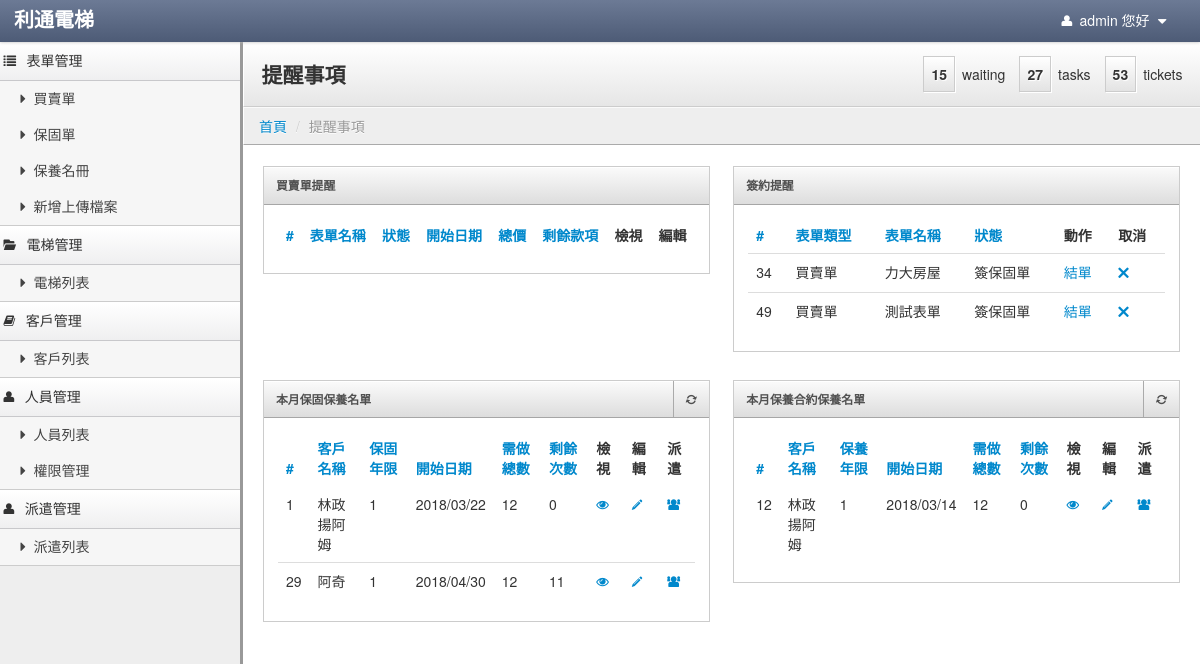
The page /mainpage/index (signed in) on the database as committed earlier.
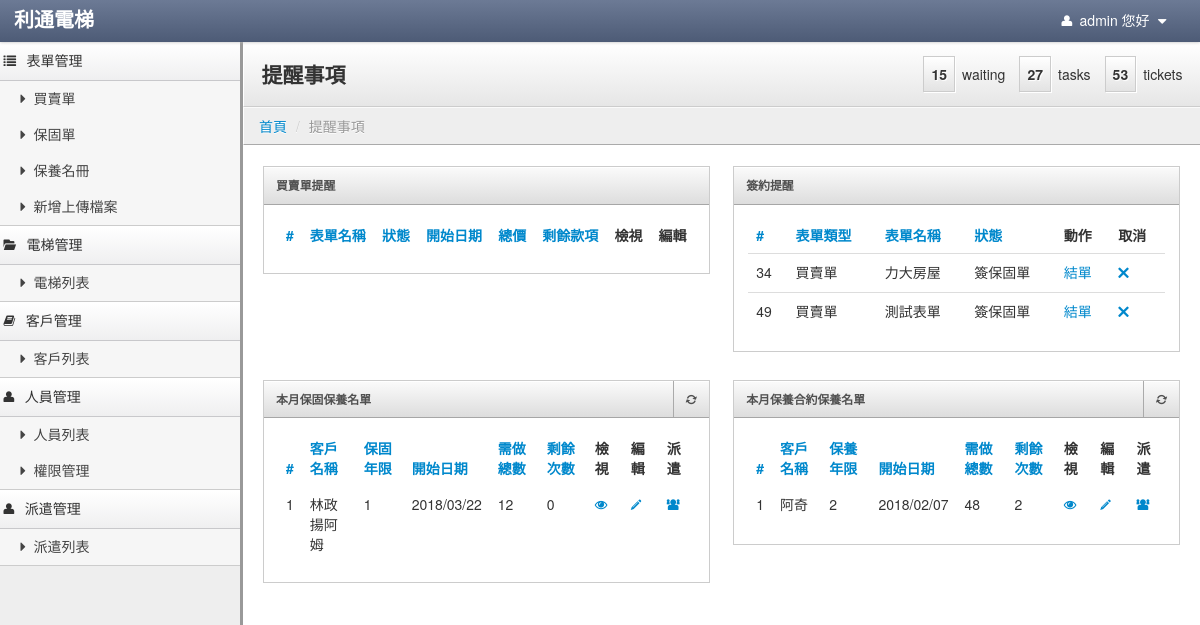
The same page on the database as committed later.
### tables this page shows
CREATE TABLE `usermenu` (
  `menuid` int(5) NOT NULL AUTO_INCREMENT COMMENT '菜單ID',
  `parentid` int(5) NOT NULL DEFAULT '0' COMMENT '上層菜單',
  `title` varchar(30) NOT NULL COMMENT '標題',
  `controller` varchar(40) NOT NULL COMMENT '控制器',
  `actioner` varchar(40) NOT NULL COMMENT '動作',
  `icon` varchar(100) DEFAULT NULL,
  `ismenu` tinyint(1) NOT NULL DEFAULT '0' COMMENT '是否顯示',
  `sort` tinyint(4) NOT NULL DEFAULT '0' COMMENT '排序',
  `isdisabled` tinyint(1) NOT NULL DEFAULT '0' COMMENT '是否刪除',
  PRIMARY KEY (`menuid`)
);

CREATE TABLE `transaction_form` (
  `id` int(20) NOT NULL AUTO_INCREMENT,
  `name` varchar(255) DEFAULT NULL,
  `total_price` int(20) DEFAULT NULL,
  `start_date` date DEFAULT NULL,
  `is_return` int(1) DEFAULT NULL,
  `is_signing` int(1) DEFAULT NULL,
  `receipt_status` int(1) DEFAULT NULL,
  `item_name1` varchar(255) DEFAULT '',
  `item_name2` varchar(255) DEFAULT '',
  `item_name3` varchar(255) DEFAULT '',
  `item_name4` varchar(255) DEFAULT '',
  `item_name5` varchar(255) DEFAULT NULL,
  `item_name6` varchar(255) DEFAULT '',
  `item1` int(1) DEFAULT NULL,
  `item2` int(1) DEFAULT NULL,
  `item3` int(1) DEFAULT NULL,
  `item4` int(1) DEFAULT NULL,
  `item5` int(1) DEFAULT NULL,
  `item6` int(1) DEFAULT NULL,
  `item_status1` int(1) DEFAULT NULL,
  `item_status2` int(1) DEFAULT NULL,
  `item_status3` int(1) DEFAULT NULL,
  `item_status4` int(1) DEFAULT NULL,
  `item_status5` int(1) DEFAULT NULL,
  `item_status6` int(1) DEFAULT NULL,
  `customer_id` int(255) DEFAULT NULL,
  `elevator_num` int(20) DEFAULT NULL,
  `remark` varchar(255) DEFAULT NULL,
  `is_duty` int(1) DEFAULT '0',
  `is_receipt` int(1) DEFAULT '0',
  PRIMARY KEY (`id`)
);

CREATE TABLE `warranty` (
  `id` int(255) NOT NULL AUTO_INCREMENT,
  `customer` varchar(255) DEFAULT NULL,
  `mechanical_warranty` int(255) DEFAULT NULL,
  `free_maintenance` int(255) DEFAULT NULL,
  `effective_date` varchar(255) DEFAULT NULL,
  `warranty_times` int(10) DEFAULT '0',
  `contacter_1` varchar(255) DEFAULT NULL,
  `contacter_2` varchar(255) DEFAULT NULL,
  `contacter_3` varchar(255) DEFAULT NULL,
  `address` varchar(255) DEFAULT NULL,
  `tel_1` varchar(255) DEFAULT NULL,
  `tel_2` varchar(255) DEFAULT NULL,
  `tel_3` varchar(255) DEFAULT NULL,
  `fax_1` varchar(255) DEFAULT NULL,
  `fax_2` varchar(255) DEFAULT NULL,
  `fax_3` varchar(255) DEFAULT NULL,
  `num` varchar(255) DEFAULT NULL,
  `transaction_id` int(255) DEFAULT NULL,
  `is_signing` int(1) DEFAULT '0',
  `is_remind` int(1) DEFAULT '0',
  `touch_time` varchar(255) DEFAULT NULL,
  PRIMARY KEY (`id`)
);

CREATE TABLE `service` (
  `id` int(11) NOT NULL AUTO_INCREMENT,
  `signing_day` varchar(255) DEFAULT NULL,
  `service_month` varchar(255) DEFAULT NULL,
  `mechanical_warranty` int(255) DEFAULT NULL,
  `license` int(255) DEFAULT NULL,
  `license_day` varchar(255) DEFAULT NULL,
  `Total_price` int(255) DEFAULT NULL,
  `payment_date1` varchar(255) DEFAULT NULL,
  `payment_date2` varchar(255) DEFAULT NULL,
  `payment_date3` varchar(255) DEFAULT NULL,
  `payment_date4` varchar(255) DEFAULT NULL,
  `payment_date5` varchar(255) DEFAULT NULL,
  `payment_date6` varchar(255) DEFAULT NULL,
  `payment_amount1` varchar(255) DEFAULT NULL,
  `payment_amount2` varchar(255) DEFAULT NULL,
  `payment_amount3` varchar(255) DEFAULT NULL,
  `payment_amount4` varchar(255) DEFAULT NULL,
  `payment_amount5` varchar(255) DEFAULT NULL,
  `payment_amount6` varchar(255) DEFAULT NULL,
  `item_status1` varchar(255) DEFAULT NULL,
  `item_status2` varchar(255) DEFAULT NULL,
  `item_status3` varchar(255) DEFAULT NULL,
  `item_status4` varchar(255) DEFAULT NULL,
  `item_status5` varchar(255) DEFAULT NULL,
  `item_status6` varchar(255) DEFAULT NULL,
  `remark` varchar(255) DEFAULT NULL,
  `warranty_id` int(255) DEFAULT NULL,
  `is_signing` int(1) DEFAULT '0',
  `is_remind` int(1) DEFAULT '0',
  `service_times` int(10) DEFAULT '0',
  `do_times` int(10) DEFAULT '1',
  `touch_time` varchar(255) DEFAULT NULL,
  PRIMARY KEY (`id`)
);

### application/views/dashboard_admin_group.php (the view, shortened to what the changed rows need)
<div class="row-fluid">
    <div class="block span6">
        <div id="tablewidget" class="block-body collapse in">
            <table class="table sortable">
                <thead>
                <tr>
                    <th><a href="#">#</a></th>
                    <th><a href="#">表單名稱</a></th>
                    <th><a href="#">狀態</a></th>
                    <th><a href="#">開始日期</a></th>
                    <th><a href="#">總價</a></th>
                    <th><a href="#">剩餘款項</a></th>
                    <th class="sorttable_nosort">檢視</th>
                    <th class="sorttable_nosort">編輯</th>
                </tr>
                </thead>
            </table>
        </div>
    </div>
    <div class="block span6">
        <div id="tablewidget" class="block-body collapse in">
            <table class="table sortable">
                <thead>
                <tr>
                    <th><a href="#">#</a></th>
                    <th><a href="#">表單類型</a></th>
                    <th><a href="#">表單名稱</a></th>
                    <th><a href="#">狀態</a></th>
                    <th class="sorttable_nosort">動作</th>
                    <th class="sorttable_nosort">取消</th>
                </tr>
                </thead>
                <tbody>
                <?php
                if (count($this->data) != 0) {
                    for ($j = 0; $j < count($this->data['remind_signing']); $j++) {
                        ?>
                        <tr>
                            <td><?= $this->data['remind_signing'][$j]->id; ?></td>
                            <td><?= $this->data['remind_signing'][$j]->type; ?></td>
                            <td><?= $this->data['remind_signing'][$j]->name; ?></td>
                            <td><?= $this->data['remind_signing'][$j]->status; ?></td>
                            <td>
                                <a href="<?= $this->data['remind_signing'][$j]->action; ?>"><?= $this->data['remind_signing'][$j]->action_name; ?></a>
                            </td>
                            <td>
                                <a href="<?= $this->data['remind_signing'][$j]->cancel; ?>"><i
                                            class="icon-remove"></i></a>
                            </td>
                        </tr>
                        <?php
                    }
                }
                ?>
                </tbody>
            </table>
        </div>
    </div>
</div>
<div class="row-fluid">
    <div class="block span6">
        <div id="widget2container" class="block-body collapse in">
            <table class="table list">
                <thead>
                <tr>
                    <th><a href="#">#</a></th>
                    <th><a href="#">客戶名稱</a></th>
                    <th><a href="#">保固年限</a></th>
                    <th><a href="#">開始日期</a></th>
                    <th><a href="#">需做總數</a></th>
                    <th><a href="#">剩餘次數</a></th>
                    <th class="sorttable_nosort">檢視</th>
                    <th class="sorttable_nosort">編輯</th>
                    <th class="sorttable_nosort">派遣</th>
                </tr>
                </thead>
                <tbody>
                <?php
                if (count($this->data) != 0 && count($this->data['warranty']) != 0) {
                    for ($j = 0; $j < count($this->data['warranty']); $j++) {
                        ?>
                        <tr>
                            <td><?= $this->data['warranty'][$j]->id; ?></td>
                            <td><?= $this->data['warranty'][$j]->customer; ?></td>
                            <td><?= $this->data['warranty'][$j]->free_maintenance; ?></td>
                            <td><?= $this->data['warranty'][$j]->effective_date; ?></td>
                            <td><?= $this->data['warranty'][$j]->need_times; ?></td>
                            <td><?= $this->data['warranty'][$j]->warranty_times; ?></td>
                            <td>
                                <a href="<?= base_url("/Warranty/view_warranty_view") ?>/warranty_id/<?= $this->data['warranty'][$j]->id; ?>"><i
                                            class="icon-eye-open"></i></a>
                            </td>
                            <td>
                                <a href="<?= base_url("/Warranty/edit_warranty") ?>/warranty_id/<?= $this->data['warranty'][$j]->id; ?>"><i
                                            class="icon-pencil"></i></a>
                            </td>
							<td>
                                <a href="<?= base_url("/dispatch/addLog")?>/table_type/2/table_id/<?=$this->data['warranty'][$j]->id;?>"><i class="icon-group"></i></a>
                            </td>
                        </tr>
                        <?php
                    }
                }
                ?>
                </tbody>
            </table>
        </div>
    </div>
    <div class="block span6">
        <div id="widget2container" class="block-body collapse in">
            <table class="table list">
                <thead>
                <tr>
                    <th><a href="#">#</a></th>
                    <th><a href="#">客戶名稱</a></th>
                    <th><a href="#">保養年限</a></th>
                    <th><a href="#">開始日期</a></th>
                    <th><a href="#">需做總數</a></th>
                    <th><a href="#">剩餘次數</a></th>
                    <th class="sorttable_nosort">檢視</th>
                    <th class="sorttable_nosort">編輯</th>
                    <th class="sorttable_nosort">派遣</th>
                </tr>
                </thead>
                <tbody>
                <?php
                if (count($this->data) != 0 && count($this->data['service']) != 0) {
                    for ($j = 0; $j < count($this->data['service']); $j++) {
                        ?>
                        <tr>
                            <td><?= $this->data['service'][$j]->id; ?></td>
                            <td><?= $this->data['service'][$j]->customer; ?></td>
                            <td><?= $this->data['service'][$j]->mechanical_warranty; ?></td>
                            <td><?= $this->data['service'][$j]->signing_day; ?></td>
                            <td><?= $this->data['service'][$j]->need_times; ?></td>
                            <td><?= $this->data['service'][$j]->service_times; ?></td>
                            <td>
                                <a href="<?= base_url("/service/view_service_view") ?>/service_id/<?= $this->data['service'][$j]->id; ?>"><i
                                            class="icon-eye-open"></i></a>
                            </td>
                            <td>
                                <a href="<?= base_url("/service/edit_service") ?>/service_id/<?= $this->data['service'][$j]->id; ?>"><i
                                            class="icon-pencil"></i></a>
                            </td>
							<td>
                                <a href="<?= base_url("/dispatch/addLog")?>/table_type/3/table_id/<?=$this->data['service'][$j]->id;?>"><i class="icon-group"></i></a>
                            </td>
                        </tr>
                        <?php
                    }
                }
                ?>
                </tbody>
            </table>
        </div>
    </div>
</div>

### application/views/sidebar-nav.php
<div class="sidebar-nav">
       <?php
           foreach($this->aUsermenulist as $v){
               echo '<a href="#'.$v['controller'].'-menu" class="nav-header" data-toggle="collapse"><i class="'.$v['icon'].'"></i>'.$v['title'].'</i></a>';
               if(!empty($v['subtype'])){
                   echo '<ul id="'.$v['controller'].'-menu" class="nav nav-list collapse in">';
                   foreach($v['subtype'] as $vSub){
                       echo '<li ><a href="'.base_url("/{$vSub['controller']}/{$vSub['actioner']}").'"><i class="'.$vSub['icon'].'"></i>'.$vSub['title'].'</a></li>';
                   }
                   echo '</ul>';
               }
           }
       ?>
   </div>

Rows that differ between the two databases and show on the page:
no longer on this page (row edited): warranty: id "29", customer "阿奇", free_maintenance "1", effective_date "2018/04/30", free_maintenance "12", warranty_times "11"
removed service: id "12", customer "林政揚阿姆", mechanical_warranty "1", signing_day "2018/03/14", service_times "0"
now on this page (row edited): service: id "1", customer "阿奇", mechanical_warranty "2", signing_day "2018/02/07", need_times "48", service_times "2"
